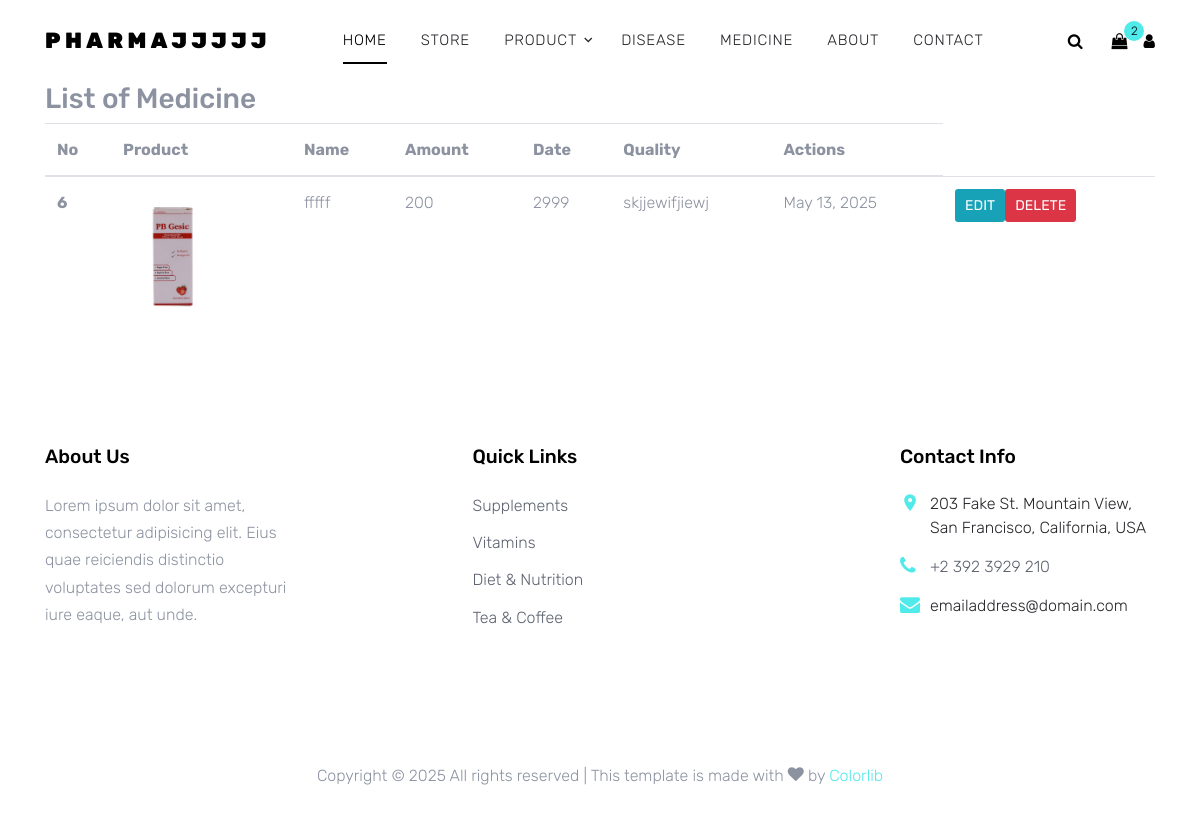
Page /medview/ on the earlier database version.
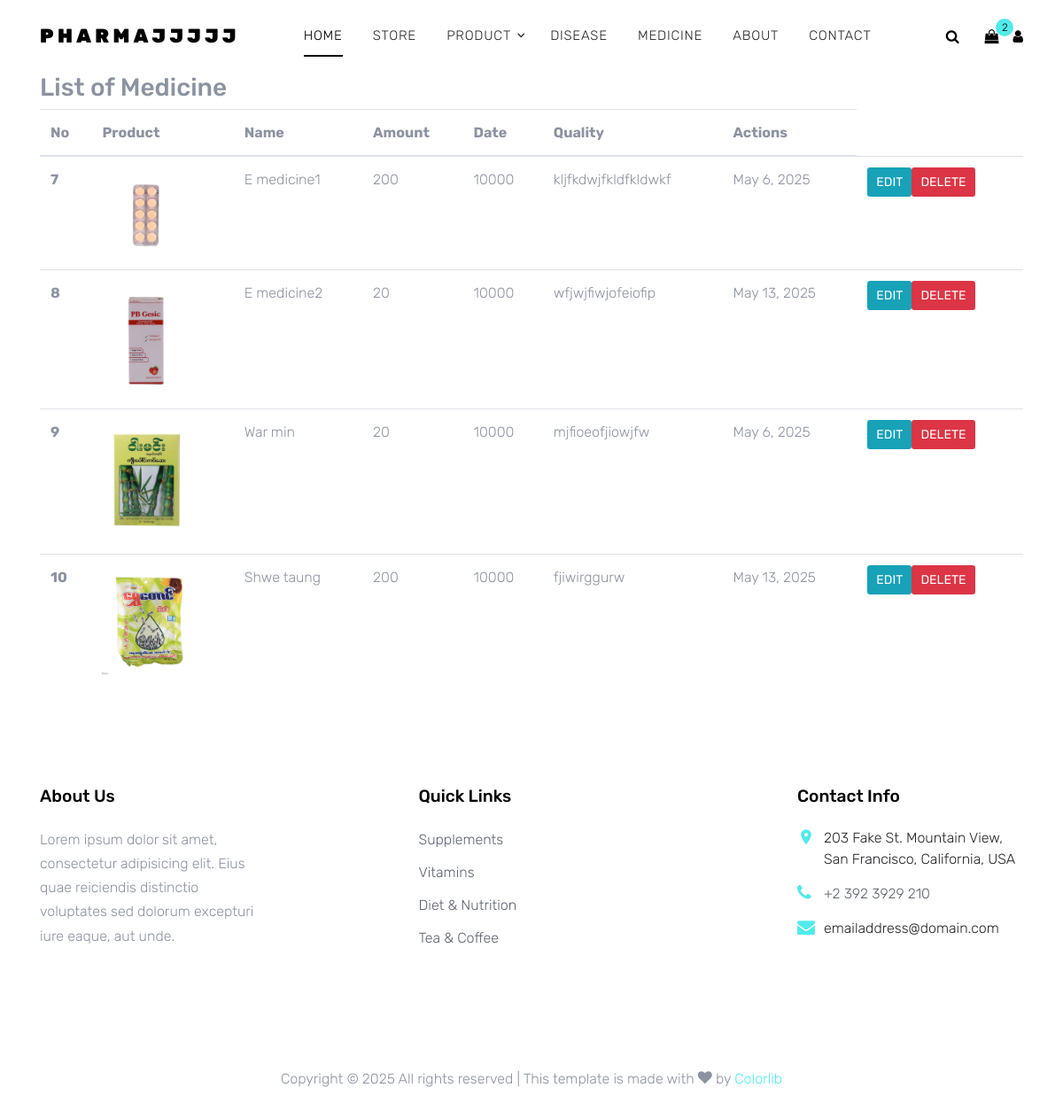
Same page on the later database version.
### myapp/models.py (models this page shows, shortened)
class Item(models.Model):
    category = models.ForeignKey(Category, on_delete= models.CASCADE)
    disease = models.ForeignKey(Disease, on_delete= models.CASCADE)
    item_photo = models.ImageField(upload_to='photos')
    item_name = models.CharField(max_length=255)
    item_quatity =models.PositiveIntegerField()
    item_price = models.PositiveIntegerField()
    item_description = models.TextField()
    exp_date = models.DateField()

### myapp/views.py (the view)
# urls.py: path('medview/', medview, name= 'medview'),
def medview(request):
    med_data = Item.objects.all()
    context ={'med_data':med_data}
    return render(request,'medicineview.html', context )

### templates/medicineview.html
{% extends 'base.html' %}
{% load static %}
{% block content %}
<div class="container">
    <div class="table-responsive">
        <table class="table">
            <h3>List of Medicine</h3>
            <thead>
                <tr>
                    <th scope="col">No</th>
                    <th scope="col">Product</th>
                    <th scope="col">Name</th>
                    <th scope="col">Amount</th>
                    <th scope="col">Date</th>
                    <th scope="col">Quality</th>
                    <th scope="col">Actions</th>
                </tr>
            </thead>
            <tbody>
                {% for i in med_data  %}
                <tr>
                    <th scope="row">{{i.id}}</th>
                    <td> <img src="{{i.item_photo.url}}" width="100px" alt="">   </td>
                    <td>{{i.item_name}}</td>
                    <td>{{i.item_quatity}}</td>
                    <td>{{i.item_price}}</td>
                    <td>{{i.item_description|truncatewords:10}}</td>
                    <td>{{i.exp_date}}</td>
                    <td><a href="" class="btn btn-sm btn-info">edit</a><a href="{% url 'deleteitem' i.id %}" class="btn btn-sm btn-danger">delete</a></td>
                </tr>
                {% endfor %}
            </tbody>
        </table>
    </div>
</div>
{% endblock content %}

### templates/base.html (shortened to what this page needs)
{% load static %}
<!DOCTYPE html>
<html lang="en">
<head>
    <link rel="stylesheet" href="{% static 'fonts/icomoon/style.css' %}">
    <link rel="stylesheet" href="{% static 'css/bootstrap.min.css' %}">
    <link rel="stylesheet" href="{% static 'css/magnific-popup.css' %}">
    <link rel="stylesheet" href="{% static 'css/jquery-ui.css' %}">
    <link rel="stylesheet" href="{% static 'css/owl.carousel.min.css' %}">
    <link rel="stylesheet" href="{% static 'css/owl.theme.default.min.css' %}">
    <link rel="stylesheet" href="{% static 'css/aos.css' %}">
    <link rel="stylesheet" href="{% static 'css/style.css' %}">
</head>
<body>
    <div class="site-wrap">
        <div class="site-navbar py-2">
            <div class="container">
                <div class="d-flex align-items-center justify-content-between">
                    <div class="logo">
                        <div class="site-logo">
                            <a href="#" class="js-logo-clone">Pharmajjjjj</a>
                        </div>
                    </div>
                    <div class="main-nav d-none d-lg-block">
                        <nav class="site-navigation text-right text-md-center" role="navigation">
                            <ul class="site-menu js-clone-nav d-none d-lg-block">
                                <li class="active"><a href="{% url 'homepage' %}">Home</a></li>
                                <li><a href="{% url 'shop_view' %}">Store</a></li>
                                <li class="has-children">
                                    <a href="#">Product</a>
                                </li>
                                <li><a href="{% url 'diseaseview' %}">Disease</a></li>
                                <li><a href="{% url 'medview' %}">Medicine</a></li>
                                <li><a href="#">About</a></li>
                                <li><a href="#">Contact</a></li>
                            </ul>
                        </nav>
                    </div>
                    <div class="icons">
                        <a href="#" class="icons-btn d-inline-block js-search-open"><span
                                class="icon-search"></span></a>
                        <a href="{% url 'cart_view' %}" class="icons-btn d-inline-block bag">
                            <span class="icon-shopping-bag"></span>
                            <span class="number">2</span>
                        </a>
                        <a href="{% url 'loginView' %}" class=""><span class="icon-user"></span>
                        </a>
                    </div>
                </div>
            </div>
        </div>
        {% block content %}
        {% endblock content%}
        <footer class="site-footer">
            <div class="container">
                <div class="row">
                    <div class="col-md-6 col-lg-3 mb-4 mb-lg-0">
                        <div class="block-7">
                            <h3 class="footer-heading mb-4">About Us</h3>
                            <p>Lorem ipsum dolor sit amet, consectetur adipisicing elit. Eius quae reiciendis distinctio
                                voluptates
                                sed dolorum excepturi iure eaque, aut unde.</p>
                        </div>
                    </div>
                    <div class="col-lg-3 mx-auto mb-5 mb-lg-0">
                        <h3 class="footer-heading mb-4">Quick Links</h3>
                        <ul class="list-unstyled">
                            <li><a href="#">Supplements</a></li>
                            <li><a href="#">Vitamins</a></li>
                            <li><a href="#">Diet &amp; Nutrition</a></li>
                            <li><a href="#">Tea &amp; Coffee</a></li>
                        </ul>
                    </div>
                    <div class="col-md-6 col-lg-3">
                        <div class="block-5 mb-5">
                            <h3 class="footer-heading mb-4">Contact Info</h3>
                            <ul class="list-unstyled">
                                <li class="address">203 Fake St. Mountain View, San Francisco, California, USA</li>
                                <li class="phone"><a href="tel://23923929210">+2 392 3929 210</a></li>
                                <li class="email">emailaddress@domain.com</li>
                            </ul>
                        </div>
                    </div>
                </div>
                <div class="row pt-5 mt-5 text-center">
                    <div class="col-md-12">
                        <p>
                            Copyright &copy;
                            <script>document.write(new Date().getFullYear());</script> All rights reserved | This
                            template is made
                            with <i class="icon-heart" aria-hidden="true"></i> by <a href="https://colorlib.com"
                                target="_blank" class="text-primary">Colorlib</a>
                        </p>
                    </div>
                </div>
            </div>
        </footer>
    </div>
</body>
</html>

### static/css/style.css (style rules this page uses)
body { line-height: 1.7; color: #8c92a0; font-weight: 300; font-size: 16px; }
a { -webkit-transition: .3s all ease; -o-transition: .3s all ease; transition: .3s all ease; }
.site-wrap:before { -webkit-transition: .3s all ease-in-out; -o-transition: .3s all ease-in-out; transition: .3s all ease-in-out; background: rgba(0, 0, 0, 0.6); content: ""; position: absolute; z-index: 2000; top: 0; left: 0; right: 0; bottom: 0; opacity: 0; visibility: hidden; }
.btn { -webkit-transition: .3s all ease-in-out; -o-transition: .3s all ease-in-out; transition: .3s all ease-in-out; text-transform: uppercase; border-width: 2px; }
.site-footer { padding: 6em 0; }
.site-footer ul li { margin-bottom: 10px; }
.site-footer ul li a { color: #5c626e; }
.site-footer .footer-heading { font-size: 1.2rem; color: #000; margin-bottom: 1rem; }
.site-logo a { text-transform: uppercase; letter-spacing: .2em; font-size: 22px; color: #000 !important; font-weight: 900; }
.icons-btn { display: inline-block; text-align: center; }
.icons-btn span { display: block; height: 40px; width: 40px; line-height: 40px; }
.site-navbar { margin-bottom: 0px; z-index: 1999; position: relative; top: 0; width: 100%; background: #fff; }
.site-navbar a { color: #000; }
.site-navbar .site-navigation .site-menu { margin-left: 0; padding-left: 0; margin-bottom: 0; }
.site-navbar .site-navigation .site-menu .active > a { color: #000; position: relative; }
.site-navbar .site-navigation .site-menu .active > a:before { content: ""; position: absolute; left: 10px; right: 10px; height: 2px; background: #000; bottom: 0; }
.site-navbar .site-navigation .site-menu a { text-decoration: none !important; font-size: 15px; display: inline-block; }
.site-navbar .site-navigation .site-menu > li { display: inline-block; padding: 10px 5px; }
.site-navbar .site-navigation .site-menu > li > a { padding: 10px 10px; text-transform: uppercase; letter-spacing: .05em; color: #25262a; font-size: 15px; text-decoration: none !important; }
.site-navbar .site-navigation .site-menu .has-children { position: relative; }
.site-navbar .site-navigation .site-menu .has-children > a { position: relative; padding-right: 20px; }
.site-navbar .site-navigation .site-menu .has-children > a:before { position: absolute; content: "\e313"; font-size: 16px; top: 50%; right: 0; -webkit-transform: translateY(-50%); -ms-transform: translateY(-50%); transform: translateY(-50%); font-family: 'icomoon'; }
.site-navbar .site-navigation .site-menu .has-children a { text-transform: uppercase; }
.site-mobile-menu .site-mobile-menu-header .site-mobile-menu-logo a { display: inline-block; text-transform: uppercase; color: #000; letter-spacing: .2em; font-size: 22px; font-weight: 900; }
.site-mobile-menu .site-nav-wrap { padding: 0; margin: 0; list-style: none; position: relative; }
.site-mobile-menu .site-nav-wrap a { padding: 10px 20px; display: block; position: relative; color: #212529; }
.site-mobile-menu .site-nav-wrap li { position: relative; display: block; }
.site-mobile-menu .site-nav-wrap li.active > a { color: #51eaea; }
.site-mobile-menu .site-nav-wrap > li { display: block; position: relative; float: left; width: 100%; }
.site-mobile-menu .site-nav-wrap > li > a { padding-left: 20px; font-size: 20px; }
.block-5 ul, .block-5 ul li { list-style: none; padding: 0; margin: 0; line-height: 1.5; }
.block-5 ul li { padding-left: 30px; position: relative; margin-bottom: 15px; color: #25262a; }
.block-5 ul li:before { top: 0; font-family: "icomoon"; content: ""; position: absolute; left: 0; font-size: 20px; line-height: 1; color: #51eaea; }
.block-5 ul li.address:before { content: "\e8b4"; }
.block-5 ul li.email:before { content: "\f0e0"; }
.block-5 ul li.phone:before { content: "\f095"; }
.bag { position: relative; }
.bag .number { position: absolute; top: 0; width: 20px; height: 20px; border-radius: 50%; line-height: 20px; color: #000; font-size: 12px; background: #51eaea; right: -5px; }

Differences in the rows shown:
removed Item: id "6", item_photo (picture), item_name "fffff", item_quatity "200", item_price "2999", item_description "skjjewifjiewj", exp_date "May 13, 2025"
added Item: id "7", item_photo (picture), item_name "E medicine1", item_quatity "200", item_price "10000", item_description "kljfkdwjfkldfkldwkf", exp_date "May 6, 2025"
added Item: id "8", item_photo (picture), item_name "E medicine2", item_quatity "20", item_price "10000", item_description "wfjwjfiwjofeiofip", exp_date "May 13, 2025"
added Item: id "9", item_photo (picture), item_name "War min", item_quatity "20", item_price "10000", item_description "mjfioeofjiowjfw", exp_date "May 6, 2025"
added Item: id "10", item_photo (picture), item_name "Shwe taung", item_quatity "200", item_price "10000", item_description "fjiwirggurw", exp_date "May 13, 2025"
